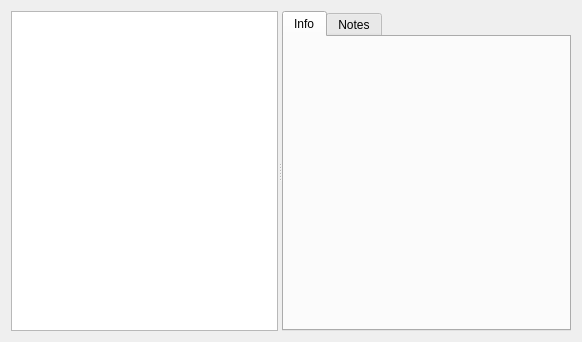
<?xml version="1.0" encoding="UTF-8"?>
<ui version="4.0">
 <class>DocWidget</class>
 <widget class="QWidget" name="DocWidget">
  <property name="geometry">
   <rect>
    <x>0</x>
    <y>0</y>
    <width>582</width>
    <height>342</height>
   </rect>
  </property>
  <property name="windowTitle">
   <string>Form</string>
  </property>
  <layout class="QGridLayout" name="gridLayout">
   <item row="0" column="0">
    <widget class="QSplitter" name="splitter">
     <property name="orientation">
      <enum>Qt::Horizontal</enum>
     </property>
     <property name="childrenCollapsible">
      <bool>false</bool>
     </property>
     <widget class="PdfView" name="graphicsView">
      <property name="backgroundBrush">
       <brush brushstyle="SolidPattern">
        <color alpha="255">
         <red>0</red>
         <green>0</green>
         <blue>0</blue>
        </color>
       </brush>
      </property>
      <property name="renderHints">
       <set>QPainter::Antialiasing|QPainter::TextAntialiasing</set>
      </property>
     </widget>
     <widget class="QTabWidget" name="tabWidget">
      <property name="minimumSize">
       <size>
        <width>250</width>
        <height>0</height>
       </size>
      </property>
      <property name="currentIndex">
       <number>0</number>
      </property>
      <widget class="QWidget" name="infoTab">
       <attribute name="title">
        <string>Info</string>
       </attribute>
      </widget>
      <widget class="QWidget" name="notesTab">
       <attribute name="title">
        <string>Notes</string>
       </attribute>
       <layout class="QGridLayout" name="gridLayout_2">
        <item row="0" column="0">
         <widget class="QTextEdit" name="notesTextEdit"/>
        </item>
       </layout>
      </widget>
     </widget>
    </widget>
   </item>
  </layout>
 </widget>
 <customwidgets>
  <customwidget>
   <class>PdfView</class>
   <extends>QGraphicsView</extends>
   <header>fenril.pdfview</header>
  </customwidget>
 </customwidgets>
 <resources/>
 <connections/>
</ui>
